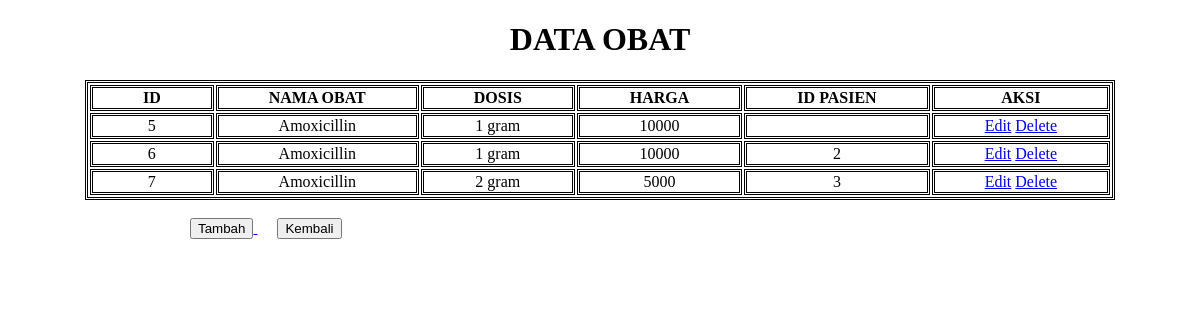
The page /obat/index.php on the database its author committed.
### tables this page shows
CREATE TABLE `data_obat` (
  `id` int(11) NOT NULL,
  `nama_obat` varchar(55) NOT NULL,
  `dosis` varchar(55) NOT NULL,
  `harga` int(11) NOT NULL,
  `pasien_id` varchar(55) NOT NULL
);

### obat/index.php (the view, shortened to what this page needs)
<!DOCTYPE html>
<html>
<head>
</head >
<body>
	<h1>DATA OBAT</h1>
    <table>
        <tr>
            <th>ID</th>
        	<th>NAMA OBAT</th>
        	<th>DOSIS</th>
        	<th>HARGA</th>
        	<th>ID PASIEN</th>
        	<th>AKSI</th>
    	</tr>
    	<?php
	    require '../functions.php';
    	$sql = "SELECT * FROM data_obat";
    	$bunch_of_data = mysqli_query($conn, $sql) or die(mysqli_error($conn));
	    while($data = mysqli_fetch_assoc($bunch_of_data)){
    	?>
    	<tr>
        	<td><?= $data['id']; ?></td>
        	<td><?= $data['nama_obat']; ?></td>
        	<td><?= $data['dosis']; ?></td>
        	<td><?= $data['harga']; ?></td>
        	<td><?= $data['pasien_id']; ?></td>
        	<td>
            	<a href="edit.php?id=<?= $data['id']; ?>">Edit</a>
            	<a href="delete.php?id=<?= $data['id']; ?>">Delete</a>
        	</td>
    	</tr>
    	<?php
    	}
    	?>
	</table><br>
    <a href="create.php" style="margin-left: 182px;">
        <button>Tambah</button>
    </a>
    <a href="../index.php" style="margin-left: 20px;">
        <button>Kembali</button>
    </a>
</body>
</html>

### obat/index.php (style rules this page uses)
body { font-family: calibri; }
h1 { text-align: center; }
table { border: double; margin-left: auto; margin-right: auto; }
th, td { border: double; text-align: center; padding-left: 50px; padding-right:50px; margin-left: 10px; }

### rows shown on the page
data_obat: id "5", nama_obat "Amoxicillin", dosis "1 gram", harga "10000"
data_obat: id "6", nama_obat "Amoxicillin", dosis "1 gram", harga "10000", pasien "2"
data_obat: id "7", nama_obat "Amoxicillin", dosis "2 gram", harga "5000", pasien "3"
